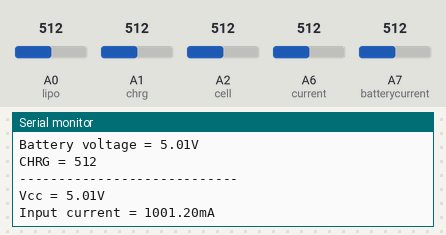
A sketch run on a simulated Arduino Nano, built with avr-gcc and run on an emulated ATmega328P. Shown: the last lines printed to the serial monitor. Inputs (shaded band) come from the test bench; at power-on: A0 (lipo) = 512, A1 (chrg) = 512, A2 (cell) = 512, A6 (current) = 512, A7 (batterycurrent) = 512.

Above: at 4.8 s.
4.9 s: A0 (lipo) set to 716
At 7.5 s:
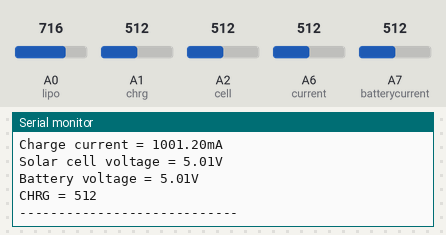
9.9 s: A1 (chrg) set to 716
At 9.9 s:
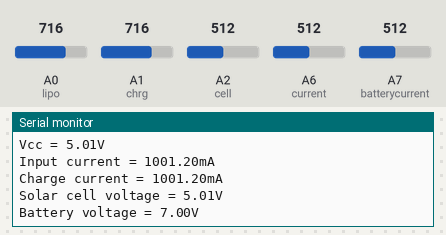
14.9 s: A2 (cell) set to 716
At 16.32 s:
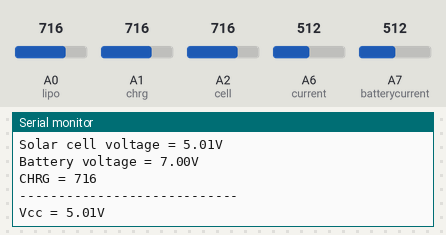
19.9 s: A6 (current) set to 716
At 21.14 s:
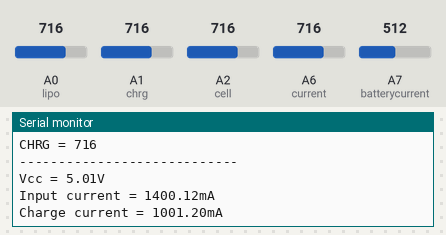
24.9 s: A7 (batterycurrent) set to 716
At 25.55 s:
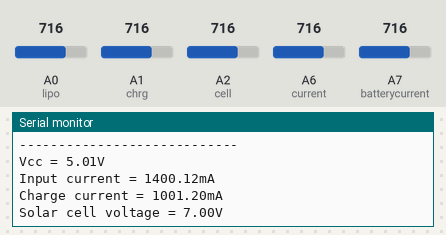
29.9 s: A0 (lipo) set to 992
At 31.3 s:
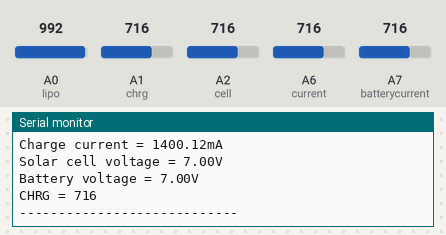
Timing chart, 0 to 32.9 s (numbered marks = the images above; inputs shaded):
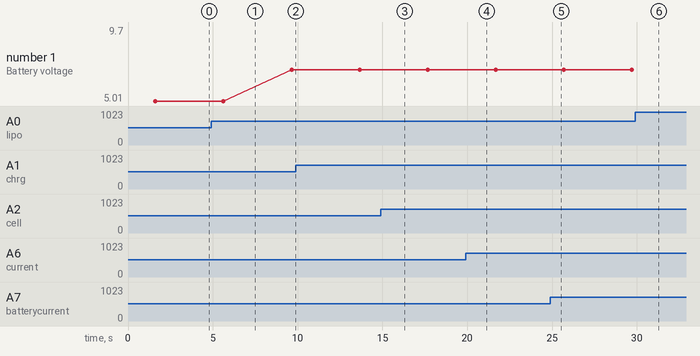

The sketch:

Biggie_smalls.ino
```cpp
float readVcc()
{
  signed long resultVcc;
  float resultVccFloat;
  // Read 1.1V reference against AVcc
  ADMUX = _BV(REFS0) | _BV(MUX3) | _BV(MUX2) | _BV(MUX1);
  delay(10);                           // Wait for Vref to settle
  ADCSRA |= _BV(ADSC);                 // Convert
  while (bit_is_set(ADCSRA,ADSC));
  resultVcc = ADCL;
  resultVcc |= ADCH<<8;
  resultVcc = 1126400L / resultVcc;    // Back-calculate AVcc in mV
  resultVccFloat = (float) resultVcc / 1000.0; // Convert to Float

  return resultVccFloat;
}

int current = A6;
int chrg = A1;
int cell = A2;
int lipo = A0;
int batterycurrent = A7;

void setup()
{
  Serial.begin(9600);
}

void loop()
{
  float napetost = readVcc();

  float tok = ((analogRead(current) * napetost / 1024 ) / 2500) * 1000000; // convert the ADC value to miliamps
  float tokbaterija = ((analogRead(batterycurrent) * napetost / 1024 ) / 2500) * 1000000; // convert the ADC value to miliamps
  float panel = ( analogRead(cell) * napetost / 1024 ) * 2; // measuring input voltage
  float baterija = ( analogRead(lipo) * napetost / 1024 ) * 2; // measuring battery voltage
  int polnjenje = analogRead(chrg);

  Serial.print("Vcc = ");
  Serial.print(napetost);
  Serial.println("V");
  delay(400);
  Serial.print("Input current = ");
  Serial.print(tok);
  Serial.println("mA");
  delay(400);
  Serial.print("Charge current = ");
  Serial.print(tokbaterija);
  Serial.println("mA");
  delay(400);
  Serial.print("Solar cell voltage = ");
  Serial.print(panel);
  Serial.println("V");
  delay(400);
  Serial.print("Battery voltage = ");
  Serial.print(baterija);
  Serial.println("V");
  delay(400);
  Serial.print("CHRG = ");
  Serial.println(polnjenje);
  Serial.println("----------------------------");
  delay(2000);
}
/*
Improving accuracy:
To do so, simply measure your Vcc with a voltmeter and with our readVcc() function. Then, replace the constant 1107035L with a new constant:
scale_constant = internal1.1Ref * 1024 * 1000
where
internal1.1Ref = 1,1 * Vcc1 (per voltmeter) / Vcc2 (per readVcc() function)
Example:
For instance, I measure 3,43V from my FTDI, the calculated value of Vref is 1,081V.
So (1,081 x 1000 x 1024) = 1107034,95 or 1107035L rounded up.
Source: http://provideyourown.com/2012/secret-arduino-voltmeter-measure-battery-voltage/
and
https://code.google.com/p/tinkerit/wiki/SecretVoltmeter
*/
```

Measured:
- after the input at 19.9 s, the serial monitor: prints a new line after 0.58 s (image 4)
- plotted number 1: 5.01 → 7 after the input at 4.9 s, 7 → 9.7 after the input at 29.9 s
